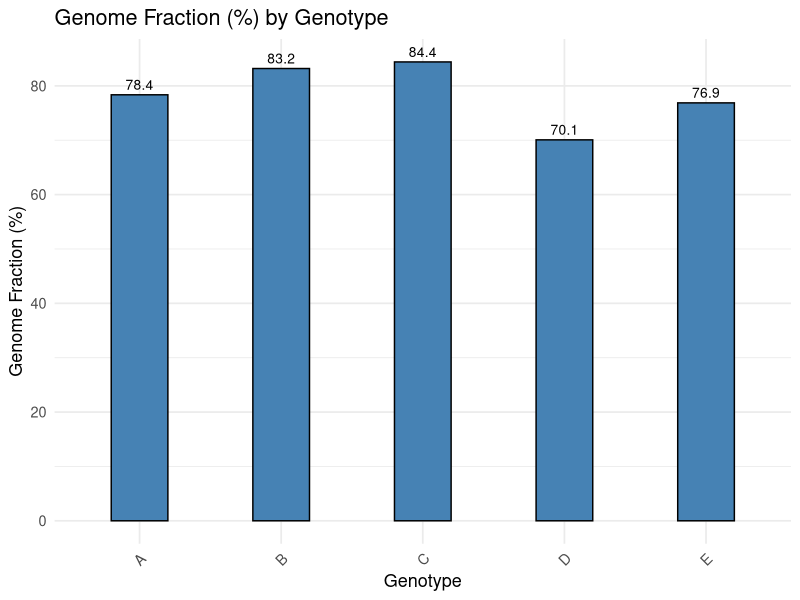

Write R code to recreate this figure.
library(ggplot2)

# Data
genotypes <- c("A", "B", "C", "D", "E")
genome_fraction <- c(78.361, 83.195, 84.406, 70.074, 76.875)

df <- data.frame(
  Genotype = factor(genotypes, levels = genotypes),  # Preserve order
  GenomeFraction = genome_fraction
)

# Plot
p <- ggplot(df, aes(x = Genotype, y = GenomeFraction)) +
  geom_bar(stat = "identity", fill = "steelblue", color = "black", width = 0.4) +
  geom_text(aes(label = round(GenomeFraction,1)), vjust = -0.5, size = 3.5) +
  labs(title = "Genome Fraction (%) by Genotype",
       x = "Genotype",
       y = "Genome Fraction (%)") +
  theme_minimal(base_size = 13) +
  theme(axis.text.x = element_text(angle = 45, hjust = 1))

print(p)

# Optional: save plot
# ggsave("genome_fraction_barplot.png", p, width = 8, height = 5, dpi = 300)
